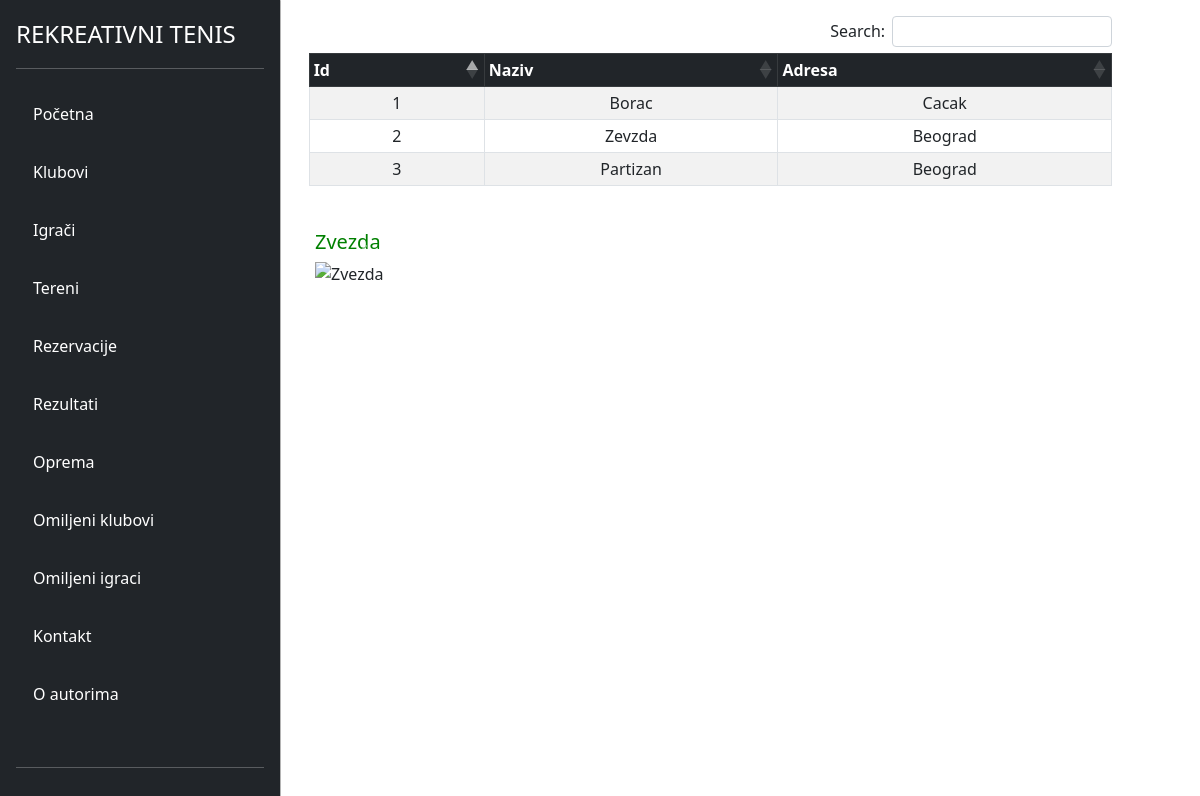
Screenshot of /view-gosti/clubs.php with the database file from the repository.
### tables this page shows
CREATE TABLE `sportski_klubovi` (
  `id` int(11) NOT NULL,
  `naziv` varchar(255) NOT NULL,
  `adresa` varchar(255) NOT NULL
);

### config/DB.php (called while the page is built)
<?php
class DB{
    private static $factory;
    public static function createInstance($config = null)
    {
        $settings['dbname'] = 'rekreativnitenisdb';
        $settings['dbhost'] = '127.0.0.1';
        $settings['dbuser'] = 'root';
        $settings['dbpass'] = '';
        try{
            $dsn = 'mysql:dbname=' . $settings['dbname'] . ';host=' . $settings['dbhost'];
            $pdo = new PDO($dsn, $settings['dbuser'], $settings['dbpass'], array(PDO::MYSQL_ATTR_INIT_COMMAND => "SET NAMES utf8"));
            $pdo->setAttribute(PDO::ATTR_ERRMODE, PDO::ERRMODE_EXCEPTION);
            $pdo->setAttribute(PDO::ATTR_EMULATE_PREPARES, true);
            $pdo->setAttribute(PDO::ATTR_DEFAULT_FETCH_MODE, PDO::FETCH_ASSOC);
            self::$factory[$config] = $pdo;
            return self::$factory[$config];
        }
        catch (PDOException $e) {
            die ('Connection failed: ' . $e->getMessage());
        }
    }
}
?>

### DAO/SportskiKlubDAO.php (called while the page is built, shortened)
<?php
require_once '../config/DB.php';
class SportskiKlubDAO
{
    private $db;
    public function __construct()
    {
        $this->db = DB::createInstance();
    }
    public function getAllSportskiKlubovi()
    {
        $statement = $this->db->prepare('SELECT * FROM sportski_klubovi');
        $statement->execute();
        $res = $statement->fetchAll();
        return $res;
    }
}

### view-gosti/clubs.php (the view, shortened to what this page needs)
<?php
require_once './partials/navigacija.php';
require_once '../DAO/SportskiKlubDAO.php';
$klubDAO = new SportskiKlubDAO();
$klubovi = $klubDAO->getAllSportskiKlubovi();
?>
<div class="container" style="overflow:scroll;">
    <div class="row">
        <div class="container m-3" style="width: 90%;">
            <table class="table table-bordered  text-center  table-striped  table-sm mt-3" cellspacing="0" style=" margin-left:auto;margin-right:auto" id="dtBasicExample">
                <thead class="table-dark sticky-top bg-white">
                    <tr>
                        <th class="th-sm">Id</th>
                        <th class="th-sm">Naziv</th>
                        <th class="th-sm">Adresa</th>
                    </tr>
                </thead>
                <tbody>
                    <?php foreach ($klubovi as $item) : ?>
                        <tr>
                            <td><?= $item['id'] ?></td>
                            <td><?= $item['naziv'] ?></td>
                            <td><?= $item['adresa'] ?></td>
                        </tr>
                    <?php endforeach; ?>
                </tbody>
            </table>
        </div>
       <div>
       <div id="carouselExampleCaptions" class="carousel slide" data-bs-ride="false" style="padding: 1.4rem;">
  <div class="carousel-indicators">
    <button type="button" data-bs-target="#carouselExampleCaptions" data-bs-slide-to="0" class="active" aria-current="true" aria-label="Slide 1"></button>
    <button type="button" data-bs-target="#carouselExampleCaptions" data-bs-slide-to="1" aria-label="Slide 2"></button>
    <button type="button" data-bs-target="#carouselExampleCaptions" data-bs-slide-to="2" aria-label="Slide 3"></button>
  </div>
  <div class="carousel-inner">
    <div class="carousel-item active">
    <h5 style="color: green;">Zvezda</h5>
      <img src="./images/k3.jpg" class="d-block w-100 h-50" alt="Zvezda">
    </div>
  </div>
  <button class="carousel-control-prev" type="button" data-bs-target="#carouselExampleCaptions" data-bs-slide="prev">
    <span class="carousel-control-prev-icon" aria-hidden="true"></span>
  </button>
  <button class="carousel-control-next" type="button" data-bs-target="#carouselExampleCaptions" data-bs-slide="next">
    <span class="carousel-control-next-icon" aria-hidden="true"></span>
  </button>
</div>
       </div>
        </div>
        <?php
        require_once './partials/podnozije.php';
        ?>

### view-gosti/css/style.css (style rules this page uses)
.container { max-width: 100%; max-height: 100%; }

### rows the page displays
sportski_klubovi: id "1", naziv "Borac", adresa "Cacak"
sportski_klubovi: id "2", naziv "Zevzda", adresa "Beograd"
sportski_klubovi: id "3", naziv "Partizan", adresa "Beograd"
